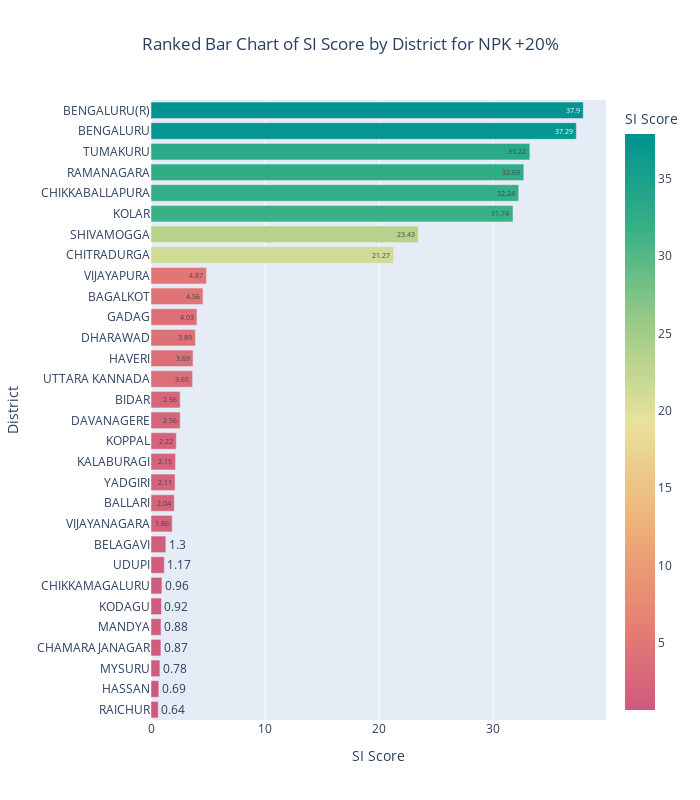

This figure's notebook cell:
### Code cell
ranked_df = result_df[['node', 'SI_Score']].sort_values(by='SI_Score', ascending=True)
ranked_df = ranked_df.dropna()

ranked_df['SI_Score'] = ranked_df['SI_Score'].round(2)

fig = px.bar(
    ranked_df,
    x='SI_Score',        
    y='node',            
    text='SI_Score',     
    title='Ranked Bar Chart of SI Score by District for NPK +20%',
    labels={'node': 'District', 'SI_Score': 'SI Score'},
    color='SI_Score',    
    color_continuous_scale='Temps_r'
)

fig.update_layout(
    width=700,
    height=800,
    xaxis_title='SI Score',
    yaxis_title='District',
    title_x=0.5 
)

fig.show()

### Figure 1 — Plotly figure (JSON) as saved in the notebook; plotly's stock layout.template omitted (floating-point values rounded to 4 significant figures)
{"data": [{"alignmentgroup": "True", "hovertemplate": "SI Score=%{marker.color}<br>District=%{y}<extra></extra>", "legendgroup": "", "marker": {"color": [0.64, 0.69, 0.78, 0.87, 0.88, 0.92, 0.96, 1.17, 1.3, 1.86, 2.04, 2.11, 2.15, 2.22, 2.56, 2.56, 3.65, 3.69, 3.89, 4.03, 4.56, 4.87, 21.27, 23.43, 31.74, 32.24, 32.69, 33.22, 37.29, 37.9], "coloraxis": "coloraxis", "pattern": {"shape": ""}}, "name": "", "offsetgroup": "", "orientation": "h", "showlegend": false, "text": [0.64, 0.69, 0.78, 0.87, 0.88, 0.92, 0.96, 1.17, 1.3, 1.86, 2.04, 2.11, 2.15, 2.22, 2.56, 2.56, 3.65, 3.69, 3.89, 4.03, 4.56, 4.87, 21.27, 23.43, 31.74, 32.24, 32.69, 33.22, 37.29, 37.9], "textposition": "auto", "type": "bar", "x": [0.64, 0.69, 0.78, 0.87, 0.88, 0.92, 0.96, 1.17, 1.3, 1.86, 2.04, 2.11, 2.15, 2.22, 2.56, 2.56, 3.65, 3.69, 3.89, 4.03, 4.56, 4.87, 21.27, 23.43, 31.74, 32.24, 32.69, 33.22, 37.29, 37.9], "xaxis": "x", "y": ["RAICHUR", "HASSAN", "MYSURU", "CHAMARAJANAGAR", "MANDYA", "KODAGU", "CHIKKAMAGALURU", "UDUPI", "BELAGAVI", "VIJAYANAGARA", "BALLARI", "YADGIRI", "KALABURAGI", "KOPPAL", "DAVANAGERE", "BIDAR", "UTTARA KANNADA", "HAVERI", "DHARAWAD", "GADAG", "BAGALKOT", "VIJAYAPURA", "CHITRADURGA", "SHIVAMOGGA", "KOLAR", "CHIKKABALLAPURA", "RAMANAGARA", "TUMAKURU", "BENGALURU", "BENGALURU(R)"], "yaxis": "y"}], "layout": {"barmode": "relative", "coloraxis": {"colorbar": {"title": {"text": "SI Score"}}, "colorscale": [[0, "rgb(207, 89, 126)"], [0.1667, "rgb(232, 132, 113)"], [0.3333, "rgb(238, 180, 121)"], [0.5, "rgb(233, 226, 156)"], [0.6667, "rgb(156, 203, 134)"], [0.8333, "rgb(57, 177, 133)"], [1, "rgb(0, 147, 146)"]]}, "height": 800, "legend": {"tracegroupgap": 0}, "title": {"text": "Ranked Bar Chart of SI Score by District for NPK +20%", "x": 0.5}, "width": 700, "xaxis": {"anchor": "y", "domain": [0, 1], "title": {"text": "SI Score"}}, "yaxis": {"anchor": "x", "domain": [0, 1], "title": {"text": "District"}}}}
